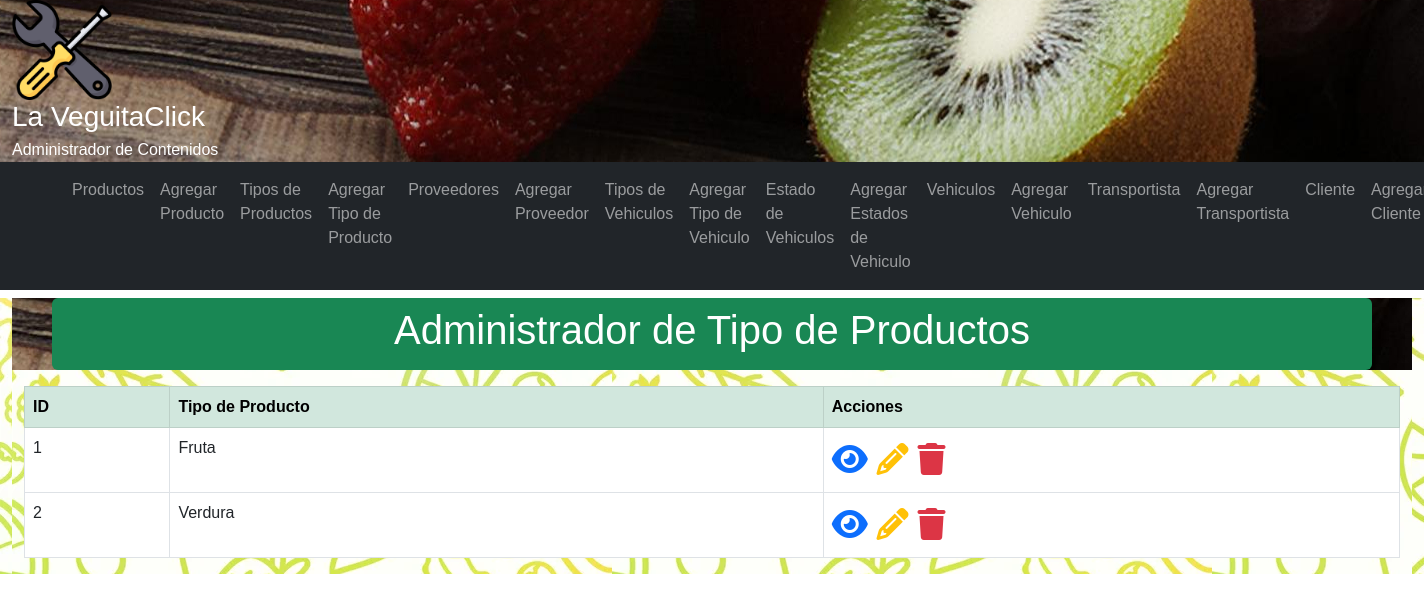
Screenshot of /crud/tipoProducto/ with the database file from the repository.
### crud/models.py (models this page shows, shortened)
class TipoProducto(models.Model):
    tipo = models.CharField(verbose_name='Tipo de Producto', max_length=50)
    created_at = models.DateTimeField(verbose_name='Fecha creación', auto_now_add=True)
    updated_at = models.DateTimeField(verbose_name='Fecha actualización', auto_now=True)
    class Meta:
        verbose_name = 'tipo de producto'
        verbose_name_plural = 'tipo de productos'
        ordering = ['id']

### crud/views.py (the view)
# urls.py: path('tipoProducto/', tipoProducto_lista, name="tipoProducto"),
def tipoProducto_lista(request):
    context = {'tipoProducto': TipoProducto.objects.all()}
    return render(request,'crud/tipoProducto.html',context)

### crud/templates/crud/tipoProducto.html (shortened to what this page needs)
{% extends 'crud/base.html' %}
{% load static %}
{% block main_content %}
<div class="container-fluid">
<main>
<header>
   <div class="container my-2 p-2 text-white text-center rounded bg-success">
      <h1>Administrador de Tipo de Productos</h1>
   </div>
</header>
 <div class="container-fluid my-2">
     <div class="table-responsive">
        <table class="table table-bordered">
            <thead class="table-success">
                <tr>
                    <th>ID</th>
                    <th>Tipo de Producto</th>
                    <th>Acciones</th>
                </tr>
            </thead>
            <tbody>
                {% for p in tipoProducto %}
                <tr>
                    <td>{{p.id}}</td>
                    <td>{{p.tipo}}</td>
                    <td>
                        <a class="text-decoration-none" href="{% url 'tipoProducto-detail' tipoProducto_id=p.id %}">
                            <span class="text-primary fs-2">
                                <i class="fa-solid fa-eye"></i>
                            </span>
                        </a>
                        <a class="text-decoration-none" href="{% url 'tipoProducto-edit' tipoProducto_id=p.id %}">
                            <span class="text-warning fs-2">
                                <i class="fa-solid fa-pencil"></i>
                            </span>
                        </a>
                        <a class="text-decoration-none modal-borrar" data-bs-toggle="modal"
                            data-bs-target="#staticBackdrop"
                            data-href="{% url 'tipoProducto-delete' tipoProducto_id=p.id %}">
                            <span class="text-danger fs-2">
                                <i class="fa-solid fa-trash"></i>
                            </span>
                        </a>
                    </td>
                </tr>
                {% endfor %}
            </tbody>
        </table>
    </div>
</main>
</div>
{% endblock %}

### crud/static/crud/css/styles.css (style rules this page uses)
body { margin: 0px; padding: 0px; font-family: Verdana, Geneva, Tahoma, sans-serif; }
header { background: url("img/bg-header.png"); color: white; }
header { background-color: rgb(35, 179, 109); color: white; }
main { background: url("img/bg-page.jpg"); background-color: white; }

### rows the page displays
TipoProducto: id "1", tipo "Fruta"
TipoProducto: id "2", tipo "Verdura"
